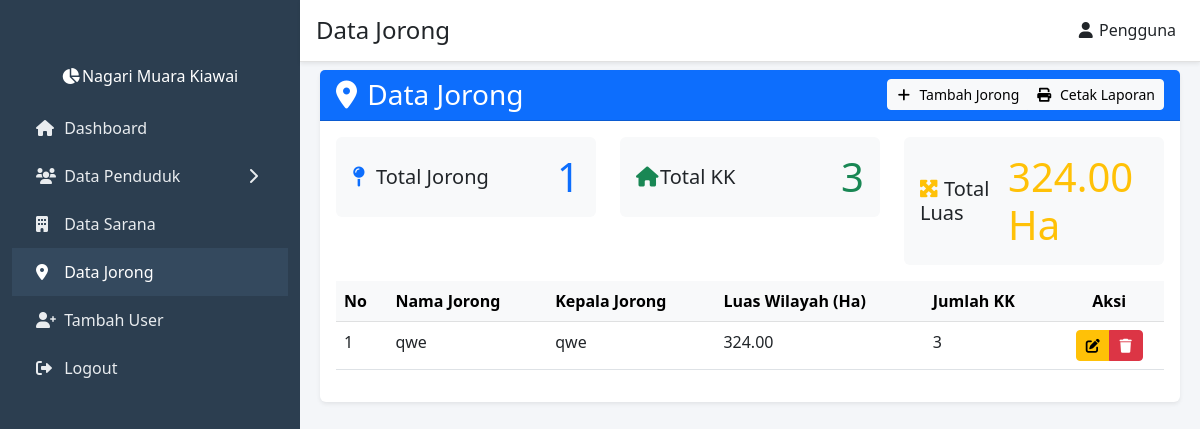
The page /views/jorong/ (signed in) on the database its author committed.
### tables this page shows
CREATE TABLE `jorong` (
  `id` int(11) NOT NULL,
  `nama_jorong` varchar(100) NOT NULL,
  `kepala_jorong` varchar(100) NOT NULL,
  `luas_wilayah` decimal(10,2) NOT NULL,
  `jumlah_kk` int(11) NOT NULL,
  `keterangan` text DEFAULT NULL,
  `created_at` timestamp NULL DEFAULT current_timestamp(),
  `updated_at` timestamp NULL DEFAULT current_timestamp() ON UPDATE current_timestamp()
);

### models/Jorong.php (called while the page is built, shortened)
<?php
require_once __DIR__ . '/../config/database.php';
class Jorong
{
    private $conn;
    private $table_name = 'jorong';
    public function __construct()
    {
        $database = new Database();
        $this->conn = $database->getConnection();
    }
    public function readAll($orderBy = 'id', $orderDirection = 'ASC')
    {
        $allowedColumns = ['id', 'nama_jorong', 'jumlah_kk', 'luas_wilayah'];
        $orderBy = in_array($orderBy, $allowedColumns) ? $orderBy : 'id';
        $orderDirection = in_array(strtoupper($orderDirection), ['ASC', 'DESC']) ? strtoupper($orderDirection) : 'ASC';
        $query = "SELECT * FROM " . $this->table_name . " ORDER BY $orderBy $orderDirection";
        $stmt = $this->conn->prepare($query);
        $stmt->execute();
        return $stmt->fetchAll(PDO::FETCH_ASSOC);
    }
    public function getStatistik()
    {
        $query = "SELECT
                    COUNT(*) as total_jorong,
                    SUM(jumlah_kk) as total_kk,
                    SUM(luas_wilayah) as total_luas
                  FROM " . $this->table_name;
        $stmt = $this->conn->prepare($query);
        $stmt->execute();
        return $stmt->fetch(PDO::FETCH_ASSOC);
    }
}

### config/database.php (called while the page is built, shortened)
<?php
class Database {
    private $host = 'localhost';
    private $db_name = 'nagari_muara_kiawai';
    private $username = 'root';
    private $password = '';
    public function getConnection() {
        $this->conn = null;
        try {
            $this->conn = new PDO("mysql:host=" . $this->host . ";dbname=" . $this->db_name,
                                   $this->username,
                                   $this->password);
            $this->conn->setAttribute(PDO::ATTR_ERRMODE, PDO::ERRMODE_EXCEPTION);
        } catch(PDOException $exception) {
            echo "Connection error: " . $exception->getMessage();
        }
        return $this->conn;
    }
}

### views/jorong/index.php (the view, shortened to what this page needs)
<?php
require_once __DIR__ . '/../../models/Jorong.php';
$jorongModel = new Jorong();
$jorongList = $jorongModel->readAll();
$statistik = $jorongModel->getStatistik();
?>
<div class="container-fluid">
    <div class="row">
        <div class="col-12">
            <div class="card shadow-sm border-0">
                <div class="card-header bg-primary text-white d-flex justify-content-between align-items-center">
                    <h3 class="mb-0">
                        <i class="fas fa-map-marker-alt me-2"></i> Data Jorong
                    </h3>
                    <div class="btn-group" role="group">
                        <?php
                            if ($_SESSION['user_role'] !== 'wali_nagari') {
                        ?>
                        <a href="tambah.php" class="btn btn-light btn-sm">
                            <i class="fas fa-plus me-1"></i> Tambah Jorong
                        </a>
                        <?php } ?>
                        <button id="cetakLaporan" class="btn btn-light btn-sm">
                            <i class="fas fa-print me-1"></i> Cetak Laporan
                        </button>
                    </div>
                </div>
                <div class="card-body">
                    <div class="row mb-3">
                        <div class="col-md-4">
                            <div class="card bg-light border-0">
                                <div class="card-body d-flex justify-content-between align-items-center">
                                    <div>
                                        <h5 class="card-title mb-0">
                                            <i class="fas fa-map-pin me-2 text-primary"></i>Total Jorong
                                        </h5>
                                    </div>
                                    <p class="card-text display-6 text-primary mb-0">
                                        <?= $statistik['total_jorong'] ?>
                                    </p>
                                </div>
                            </div>
                        </div>
                        <div class="col-md-4">
                            <div class="card bg-light border-0">
                                <div class="card-body d-flex justify-content-between align-items-center">
                                    <div>
                                        <h5 class="card-title mb-0">
                                            <i class="fas fa-home me-2 text-success"></i>Total KK
                                        </h5>
                                    </div>
                                    <p class="card-text display-6 text-success mb-0">
                                        <?= $statistik['total_kk'] ?>
                                    </p>
                                </div>
                            </div>
                        </div>
                        <div class="col-md-4">
                            <div class="card bg-light border-0">
                                <div class="card-body d-flex justify-content-between align-items-center">
                                    <div>
                                        <h5 class="card-title mb-0">
                                            <i class="fas fa-expand-arrows-alt me-2 text-warning"></i>Total Luas
                                        </h5>
                                    </div>
                                    <p class="card-text display-6 text-warning mb-0">
                                        <?= $statistik['total_luas'] ?> Ha
                                    </p>
                                </div>
                            </div>
                        </div>
                    </div>
                    <div class="table-responsive">
                        <table class="table table-hover" id="dataJorong">
                            <thead class="table-light">
                                <tr>
                                    <th>No</th>
                                    <th>Nama Jorong</th>
                                    <th>Kepala Jorong</th>
                                    <th>Luas Wilayah (Ha)</th>
                                    <th>Jumlah KK</th>
                                    <?php
                                        if ($_SESSION['user_role'] !== 'wali_nagari') {
                                    ?>
                                    <th class="text-center">Aksi</th>
                                    <?php } ?>
                                </tr>
                            </thead>
                            <tbody>
                                <?php $no = 1; foreach ($jorongList as $jorong): ?>
                                <tr>
                                    <td><?= $no++ ?></td>
                                    <td><?= $jorong['nama_jorong'] ?></td>
                                    <td><?= $jorong['kepala_jorong'] ?></td>
                                    <td><?= $jorong['luas_wilayah'] ?></td>
                                    <td><?= $jorong['jumlah_kk'] ?></td>
                                    <?php
                                        if ($_SESSION['user_role'] !== 'wali_nagari') {
                                    ?>
                                    <td class="text-center">
                                        <div class="btn-group" role="group">
                                            <a href="edit.php?id=<?= $jorong['id'] ?>" class="btn btn-warning btn-sm">
                                                <i class="fas fa-edit"></i>
                                            </a>
                                            <a href="?action=delete&id=<?= $jorong['id'] ?>"
                                               class="btn btn-danger btn-sm"
                                               onclick="return confirm('Yakin ingin menghapus data?')">
                                                <i class="fas fa-trash"></i>
                                            </a>
                                        </div>
                                    </td>
                                    <?php } ?>
                                </tr>
                                <?php endforeach; ?>
                            </tbody>
                        </table>
                    </div>
                </div>
            </div>
        </div>
    </div>
</div>
<?php
include '../../views/layout.php';

### views/layout.php (style rules this page uses)
body { background-color: #f4f6f9; }
i { width: 1rem; }

### rows shown on the page
jorong: nama_jorong "qwe", kepala_jorong "qwe", luas_wilayah "324.00", jumlah_kk "3"

### other values the page prints
$pageTitle "Data Jorong"
$_SESSION['username'] "Pengguna"
$statistik['total_jorong'] "1"
$statistik['total_kk'] "3"
$statistik['total_luas'] "324.00"
